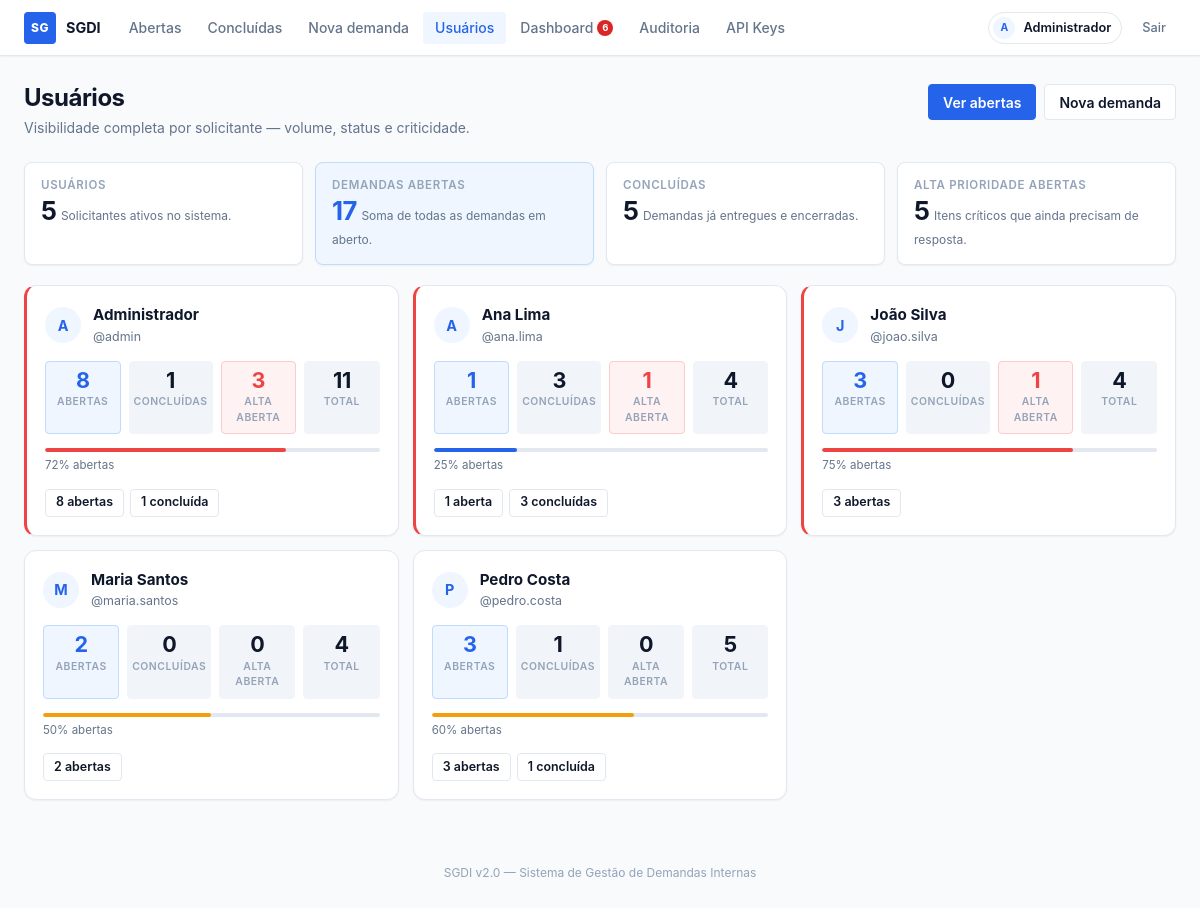
/usuarios (signed in), run on the app's committed database.
### tables this page shows
CREATE TABLE usuarios (
            id INTEGER PRIMARY KEY AUTOINCREMENT,
            username TEXT NOT NULL UNIQUE,
            nome TEXT NOT NULL,
            senha_hash TEXT NOT NULL
        );

### app.py (the view)
@app.route("/usuarios")
@login_required
def usuarios():
    stats = get_all_users_with_stats()
    return render_template("usuarios.html", usuarios_stats=stats)

### app.py (called while the page is built)
def login_required(f):
    @wraps(f)
    def decorated(*args, **kwargs):
        if "usuario_id" not in session:
            flash("Faça login para continuar.")
            return redirect(url_for("login"))
        return f(*args, **kwargs)
    return decorated

@app.context_processor
def inject_globals():
    if "csrf_token" not in session:
        session["csrf_token"] = secrets.token_hex(32)
    return {
        "csrf_token": session["csrf_token"],
        "usuario_logado": {
            "id": session.get("usuario_id"),
            "nome": session.get("usuario_nome"),
            "username": session.get("usuario_username"),
        } if "usuario_id" in session else None,
    }

### database.py (called while the page is built)
def get_db_connection():
    conn = sqlite3.connect(DB_PATH)
    conn.row_factory = sqlite3.Row
    conn.execute("PRAGMA foreign_keys = ON")
    return conn

def get_all_users_with_stats():
    conn = get_db_connection()
    try:
        return conn.execute(
            """
            SELECT
                u.id,
                u.username,
                u.nome,
                COUNT(d.id) AS total,
                SUM(CASE WHEN d.status = ? THEN 1 ELSE 0 END) AS abertas,
                SUM(CASE WHEN d.status = ? THEN 1 ELSE 0 END) AS concluidas,
                SUM(CASE WHEN d.status = ? AND d.prioridade = ? THEN 1 ELSE 0 END) AS alta_abertas
            FROM usuarios u
            LEFT JOIN demandas d ON d.usuario_id = u.id
            GROUP BY u.id
            ORDER BY u.nome
            """,
            (STATUS_ABERTA, STATUS_CONCLUIDA, STATUS_ABERTA, PRIORIDADE_ALTA),
        ).fetchall()
    finally:
        conn.close()

### templates/usuarios.html (shortened to what this page needs)
{% extends "base.html" %}
{% block content %}
<div class="page-header">
    <div>
        <h1>Usuários</h1>
        <p class="page-header__sub">Visibilidade completa por solicitante — volume, status e criticidade.</p>
    </div>
    <div class="page-header__actions">
        <a href="{{ url_for('index') }}" class="btn btn--primary">Ver abertas</a>
        <a href="{{ url_for('nova_demanda') }}" class="btn btn--secondary">Nova demanda</a>
    </div>
</div>
<div class="stats-bar">
    <div class="stat-card">
        <p class="stat-card__label">Usuários</p>
        <strong class="stat-card__value">{{ usuarios_stats|length }}</strong>
        <span class="stat-card__hint">Solicitantes ativos no sistema.</span>
    </div>
    <div class="stat-card stat-card--accent">
        <p class="stat-card__label">Demandas abertas</p>
        <strong class="stat-card__value">{{ usuarios_stats|sum(attribute='abertas') }}</strong>
        <span class="stat-card__hint">Soma de todas as demandas em aberto.</span>
    </div>
    <div class="stat-card">
        <p class="stat-card__label">Concluídas</p>
        <strong class="stat-card__value">{{ usuarios_stats|sum(attribute='concluidas') }}</strong>
        <span class="stat-card__hint">Demandas já entregues e encerradas.</span>
    </div>
    <div class="stat-card">
        <p class="stat-card__label">Alta prioridade abertas</p>
        <strong class="stat-card__value">{{ usuarios_stats|sum(attribute='alta_abertas') }}</strong>
        <span class="stat-card__hint">Itens críticos que ainda precisam de resposta.</span>
    </div>
</div>
{% if usuarios_stats %}
    <div class="users-grid">
        {% for u in usuarios_stats %}
        <article class="user-card {% if u['alta_abertas'] > 0 %}user-card--alert{% endif %}">
            <div class="user-card__identity">
                <span class="avatar avatar--lg">{{ u['nome'][0] }}</span>
                <div>
                    <p class="user-card__name">{{ u['nome'] }}</p>
                    <p class="user-card__username">@{{ u['username'] }}</p>
                </div>
            </div>
            <div class="user-card__stats">
                <div class="stat-box stat-box--open">
                    <span class="stat-box__value">{{ u['abertas'] }}</span>
                    <span class="stat-box__label">abertas</span>
                </div>
                <div class="stat-box">
                    <span class="stat-box__value">{{ u['concluidas'] }}</span>
                    <span class="stat-box__label">concluídas</span>
                </div>
                <div class="stat-box {% if u['alta_abertas'] > 0 %}stat-box--alert{% endif %}">
                    <span class="stat-box__value">{{ u['alta_abertas'] }}</span>
                    <span class="stat-box__label">alta aberta</span>
                </div>
                <div class="stat-box">
                    <span class="stat-box__value">{{ u['total'] }}</span>
                    <span class="stat-box__label">total</span>
                </div>
            </div>
            {% if u['total'] > 0 %}
                {% set pct = (u['abertas'] / u['total'] * 100)|int %}
                <div>
                    <div class="progress-bar">
                        <div class="progress-bar__fill {% if pct > 66 %}progress-bar__fill--high{% elif pct > 33 %}progress-bar__fill--mid{% endif %}" style="width: {{ pct }}%"></div>
                    </div>
                    <p class="progress-label">{{ pct }}% abertas</p>
                </div>
            {% else %}
                <p class="progress-label">Nenhuma demanda registrada.</p>
            {% endif %}
            <div class="user-card__actions">
                {% if u['abertas'] > 0 %}
                    <a href="{{ url_for('index', usuario_id=u['id']) }}" class="btn btn--secondary btn--sm">
                        {{ u['abertas'] }} aberta{{ 's' if u['abertas'] != 1 else '' }}
                    </a>
                {% endif %}
                {% if u['concluidas'] > 0 %}
                    <a href="{{ url_for('concluidas', usuario_id=u['id']) }}" class="btn btn--secondary btn--sm">
                        {{ u['concluidas'] }} concluída{{ 's' if u['concluidas'] != 1 else '' }}
                    </a>
                {% endif %}
            </div>
        </article>
        {% endfor %}
    </div>
{% else %}
    <div class="empty-state">
        <h3>Nenhum usuário encontrado.</h3>
        <p>Reinicialize o banco de dados com <code>python init_db.py</code> para criar os usuários de teste.</p>
    </div>
{% endif %}
{% endblock %}

### templates/base.html (shortened to what this page needs)
<!DOCTYPE html>
<html lang="pt-BR">
<head>
    <link rel="stylesheet" href="{{ url_for('static', filename='style.css') }}">
</head>
<body>
    <nav class="navbar">
        <div class="navbar__inner">
            <a href="{{ url_for('dashboard') }}" class="navbar__brand">
                <span class="navbar__logo">SG</span>
                <span class="navbar__name">SGDI</span>
            </a>
            <div class="navbar__links">
                <a href="{{ url_for('index') }}"
                   class="navbar__link {% if request.endpoint in ['index', 'buscar'] %}is-active{% endif %}">
                    Abertas
                </a>
                <a href="{{ url_for('concluidas') }}"
                   class="navbar__link {% if request.endpoint == 'concluidas' %}is-active{% endif %}">
                    Concluídas
                </a>
                <a href="{{ url_for('nova_demanda') }}"
                   class="navbar__link {% if request.endpoint == 'nova_demanda' %}is-active{% endif %}">
                    Nova demanda
                </a>
                <a href="{{ url_for('usuarios') }}"
                   class="navbar__link {% if request.endpoint == 'usuarios' %}is-active{% endif %}">
                    Usuários
                </a>
                <a href="{{ url_for('dashboard') }}"
                   class="navbar__link {% if request.endpoint == 'dashboard' %}is-active{% endif %}">
                    Dashboard
                    <span class="nav-alert-badge" id="nav-alert-badge" style="display:none"></span>
                </a>
                <a href="{{ url_for('auditoria') }}"
                   class="navbar__link {% if request.endpoint in ['auditoria','auditoria_export'] %}is-active{% endif %}"
                   title="Auditoria e Logs">
                    Auditoria
                </a>
                <a href="{{ url_for('api_keys') }}"
                   class="navbar__link {% if request.endpoint == 'api_keys' %}is-active{% endif %}">
                    API Keys
                </a>
            </div>
            <div class="navbar__end">
                {% if usuario_logado %}
                    <div class="navbar__user">
                        <span class="avatar avatar--sm">{{ usuario_logado.nome[0] }}</span>
                        <span class="navbar__user-name">{{ usuario_logado.nome }}</span>
                    </div>
                    <form method="POST" action="{{ url_for('logout') }}">
                        <button type="submit" class="navbar__logout">Sair</button>
                    </form>
                {% endif %}
            </div>
        </div>
    </nav>
    <main class="container">
        {% block content %}{% endblock %}
    </main>
    <footer class="app-footer">
        <p>SGDI v2.0 — Sistema de Gestão de Demandas Internas</p>
    </footer>
</body>
</html>

### data on the page
usuarios: nome "Administrador", nome "A", username "admin", abertas "8", concluidas "1", alta_abertas "3", total "11", pct "72", abertas "s"
usuarios: nome "A", nome "Ana Lima", username "ana.lima", abertas "1", concluidas "3", alta_abertas "1", total "4", pct "25", concluidas "s"
usuarios: nome "J", nome "João Silva", username "joao.silva", abertas "3", concluidas "0", alta_abertas "1", total "4", pct "75", abertas "s"
usuarios: nome "M", nome "Maria Santos", username "maria.santos", abertas "2", concluidas "0", alta_abertas "0", total "4", pct "50", abertas "s"
usuarios: nome "P", nome "Pedro Costa", username "pedro.costa", abertas "3", concluidas "1", alta_abertas "0", total "5", pct "60", abertas "s"

### other printed values
{{ usuario_logado.nome[0] }} "A"
{{ usuarios_stats|length }} "5"
{{ usuarios_stats|sum(attribute='abertas') }} "17"
{{ usuarios_stats|sum(attribute='concluidas') }} "5"
{{ usuarios_stats|sum(attribute='alta_abertas') }} "5"
